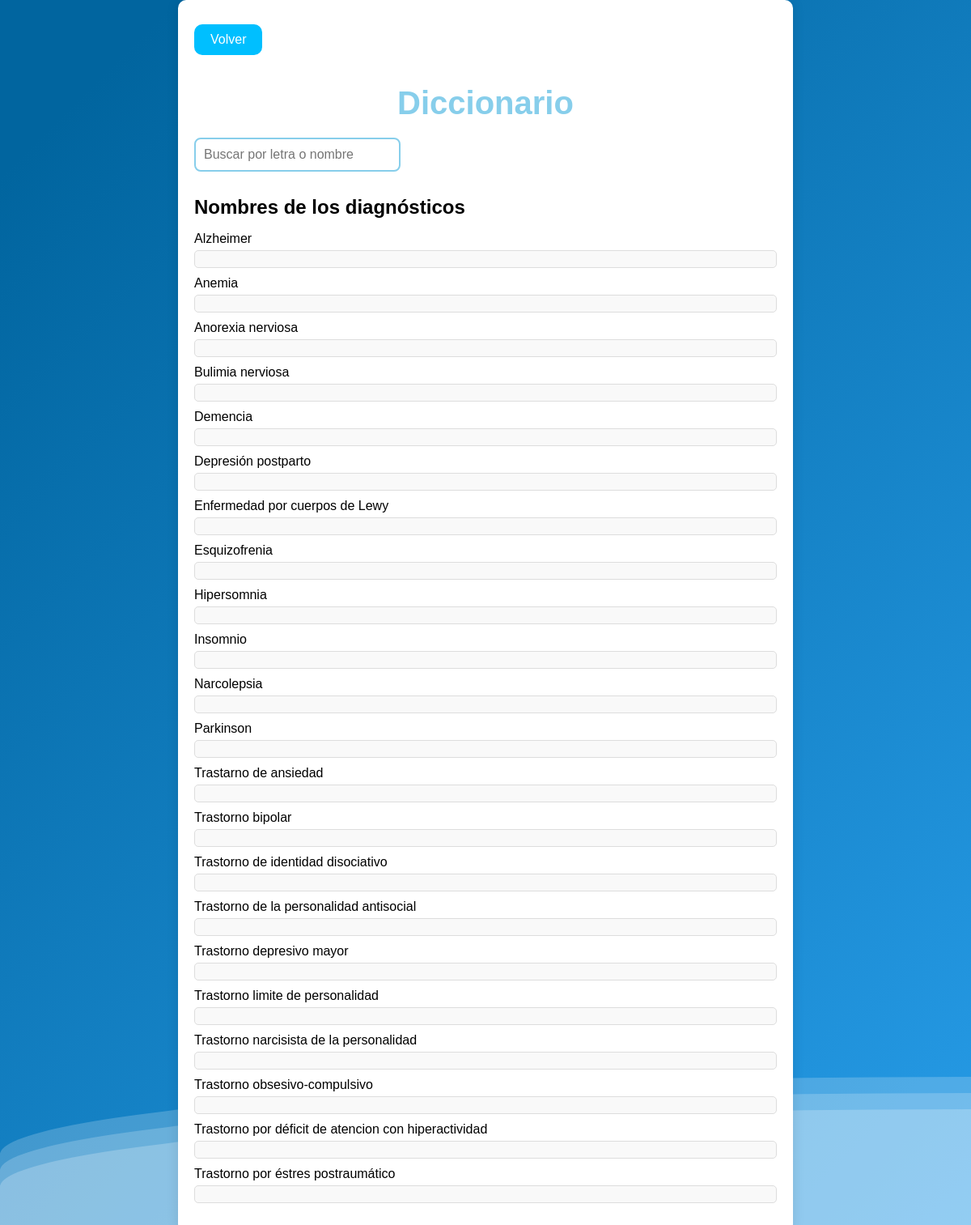
The app's page /diccionario/ with its own data.
### diccionario/models.py (models this page shows, shortened)
class trastorno(models.Model):
    seleccionada = models.BooleanField(default=False)
    nombre=models.CharField(max_length=200)
    contexto=models.CharField(max_length=500)
    fecha = models.DateField(null=True, blank=True)

### diccionario/views.py (the view)
# urls.py: path('diccionario/', templateDiccionario.diccionario_view, name='diccionario'),  # Usamos la vista 'diccionario_view'
def diccionario_view(request):
    query = request.GET.get('q', '')  # Obtiene el valor de la consulta de la URL
    if query:
        trastornos = trastorno.objects.filter(nombre__icontains=query).order_by('nombre')  # Filtra los trastornos que coinciden con la consulta
    else:
        trastornos = trastorno.objects.all().order_by('nombre')  # Si no hay consulta, devuelve todos los trastornos
    datos_trastornos = []
    for t in trastornos:
        sintomas_asociados = sintomas.objects.filter(trastorno=t)  # Obtén los síntomas del trastorno
        datos_trastornos.append({
            'trastorno': t,
            'sintomas': [
                sintomas_asociados.first().sintoma1,
                sintomas_asociados.first().sintoma2,
                sintomas_asociados.first().sintoma3,
                sintomas_asociados.first().sintoma4,
                sintomas_asociados.first().sintoma5
            ] if sintomas_asociados.exists() else []  # Verifica si hay síntomas
        })
    return render(request, 'diccionarioprueba.html', {'datos_trastornos': datos_trastornos, 'query': query})

### templates/diccionarioprueba.html (shortened to what this page needs)
<!DOCTYPE html>
<html lang="es">
<head>
</head>
<body>
    <div class="container">
        <div class="volver">
            <form action="{% url 'index' %}" method="get">
                <button class="button" type="submit">Volver</button>
            </form>
        </div>
        <h1 class="title">Diccionario</h1>
        <div class="search-container">
            <form method="get" action="">
                <input type="text" name="q" class="search-bar" value="{{ query }}" placeholder="Buscar por letra o nombre">
            </form>
        </div>
        <div class="diagnosticos-container">
            <div class="diagnosticos-title">Nombres de los diagnósticos</div>
            <ol class="diagnosticos-list">
                {% for dato in datos_trastornos %}
                <li>
                    <span class="nombre">{{ dato.trastorno.nombre }}</span>
                    <div class="detalles">
                    </div>
                </li>
                {% endfor %}
            </ol>
        </div>
    </div>
</body>
</html>

### templates/diccionarioprueba.html (style rules this page uses)
body { font-family: Arial, sans-serif; margin: 0; padding: 0; display: flex; justify-content: center; align-items: center; min-height: 100vh; background: linear-gradient(315deg, rgb(164, 228, 255) 3%, rgb(102, 208, 254) 38%, rgb(50, 172, 253) 68%, rgb(1, 101, 159) 98%); animation: gradient 15s ease infinite; background-size: 400% 400%; background-attachment: fixed; }
.container { width: 60%; background-color: white; padding: 20px; border-radius: 10px; box-shadow: 0px 0px 15px rgba(0, 0, 0, 0.1); }
.title { font-size: 2.5rem; color: #87CEEB; margin-bottom: 20px; text-align: center; }
.search-container { display: flex; align-items: center; margin-bottom: 30px; }
.search-bar { width: 100%; padding: 10px; font-size: 1rem; border: 2px solid #87CEEB; border-radius: 8px; outline: none; transition: border-color 0.3s; }
.diagnosticos-container { margin-top: 20px; }
.diagnosticos-title { font-size: 1.5rem; font-weight: bold; margin-bottom: 10px; }
.diagnosticos-list { list-style: none; padding: 0; }
.diagnosticos-list li { margin-bottom: 10px; cursor: pointer; }
.detalles { max-height: 0; overflow: hidden; transition: max-height 0.3s ease; background: #f9f9f9; border: 1px solid #ddd; padding: 10px; margin-top: 5px; border-radius: 5px; }
.button { padding: 10px 20px; margin: 10px 0; background-color: #00bfff; color: #fff; border: none; border-radius: 10px; cursor: pointer; font-size: 16px; transition: all 0.3s ease-in 30ms; }

### records on screen
trastorno: trastorno.nombre "Alzheimer"
trastorno: trastorno.nombre "Anemia"
trastorno: trastorno.nombre "Anorexia nerviosa"
trastorno: trastorno.nombre "Bulimia nerviosa"
trastorno: trastorno.nombre "Demencia"
trastorno: trastorno.nombre "Depresión postparto"
trastorno: trastorno.nombre "Enfermedad por cuerpos de Lewy"
trastorno: trastorno.nombre "Esquizofrenia"
trastorno: trastorno.nombre "Hipersomnia"
trastorno: trastorno.nombre "Insomnio"
trastorno: trastorno.nombre "Narcolepsia"
trastorno: trastorno.nombre "Parkinson"
trastorno: trastorno.nombre "Trastarno de ansiedad"
trastorno: trastorno.nombre "Trastorno bipolar"
trastorno: trastorno.nombre "Trastorno de identidad disociativo"
trastorno: trastorno.nombre "Trastorno de la personalidad antisocial"
trastorno: trastorno.nombre "Trastorno depresivo mayor"
trastorno: trastorno.nombre "Trastorno limite de personalidad"
trastorno: trastorno.nombre "Trastorno narcisista de la personalidad"
trastorno: trastorno.nombre "Trastorno obsesivo-compulsivo"
trastorno: trastorno.nombre "Trastorno por déficit de atencion con hiperactividad"
trastorno: trastorno.nombre "Trastorno por éstres postraumático"
